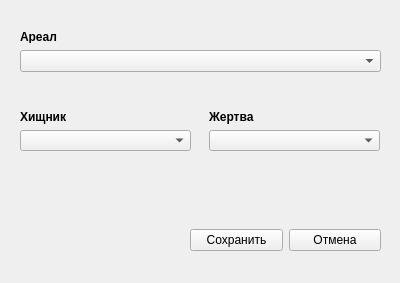
<?xml version="1.0" encoding="UTF-8"?>
<ui version="4.0">
 <class>AddRelation</class>
 <widget class="QWidget" name="AddRelation">
  <property name="geometry">
   <rect>
    <x>0</x>
    <y>0</y>
    <width>400</width>
    <height>283</height>
   </rect>
  </property>
  <property name="windowTitle">
   <string>Добавление отношения</string>
  </property>
  <widget class="QComboBox" name="areaBox">
   <property name="geometry">
    <rect>
     <x>20</x>
     <y>50</y>
     <width>361</width>
     <height>22</height>
    </rect>
   </property>
  </widget>
  <widget class="QLabel" name="label">
   <property name="geometry">
    <rect>
     <x>20</x>
     <y>30</y>
     <width>47</width>
     <height>13</height>
    </rect>
   </property>
   <property name="font">
    <font>
     <weight>75</weight>
     <bold>true</bold>
    </font>
   </property>
   <property name="text">
    <string>Ареал</string>
   </property>
  </widget>
  <widget class="QWidget" name="verticalLayoutWidget">
   <property name="geometry">
    <rect>
     <x>20</x>
     <y>110</y>
     <width>171</width>
     <height>41</height>
    </rect>
   </property>
   <layout class="QVBoxLayout" name="verticalLayout">
    <item>
     <widget class="QLabel" name="label_2">
      <property name="font">
       <font>
        <weight>75</weight>
        <bold>true</bold>
       </font>
      </property>
      <property name="text">
       <string>Хищник</string>
      </property>
     </widget>
    </item>
    <item>
     <widget class="QComboBox" name="predatorBox"/>
    </item>
   </layout>
  </widget>
  <widget class="QWidget" name="verticalLayoutWidget_2">
   <property name="geometry">
    <rect>
     <x>209</x>
     <y>110</y>
     <width>171</width>
     <height>41</height>
    </rect>
   </property>
   <layout class="QVBoxLayout" name="verticalLayout_2">
    <item>
     <widget class="QLabel" name="label_3">
      <property name="font">
       <font>
        <weight>75</weight>
        <bold>true</bold>
       </font>
      </property>
      <property name="text">
       <string>Жертва</string>
      </property>
     </widget>
    </item>
    <item>
     <widget class="QComboBox" name="preyBox"/>
    </item>
   </layout>
  </widget>
  <widget class="QWidget" name="horizontalLayoutWidget">
   <property name="geometry">
    <rect>
     <x>190</x>
     <y>220</y>
     <width>191</width>
     <height>41</height>
    </rect>
   </property>
   <layout class="QHBoxLayout" name="horizontalLayout_3">
    <item>
     <widget class="QPushButton" name="saveButton">
      <property name="text">
       <string>Сохранить</string>
      </property>
     </widget>
    </item>
    <item>
     <widget class="QPushButton" name="cancelButton">
      <property name="text">
       <string>Отмена</string>
      </property>
     </widget>
    </item>
   </layout>
  </widget>
 </widget>
 <resources/>
 <connections/>
</ui>
